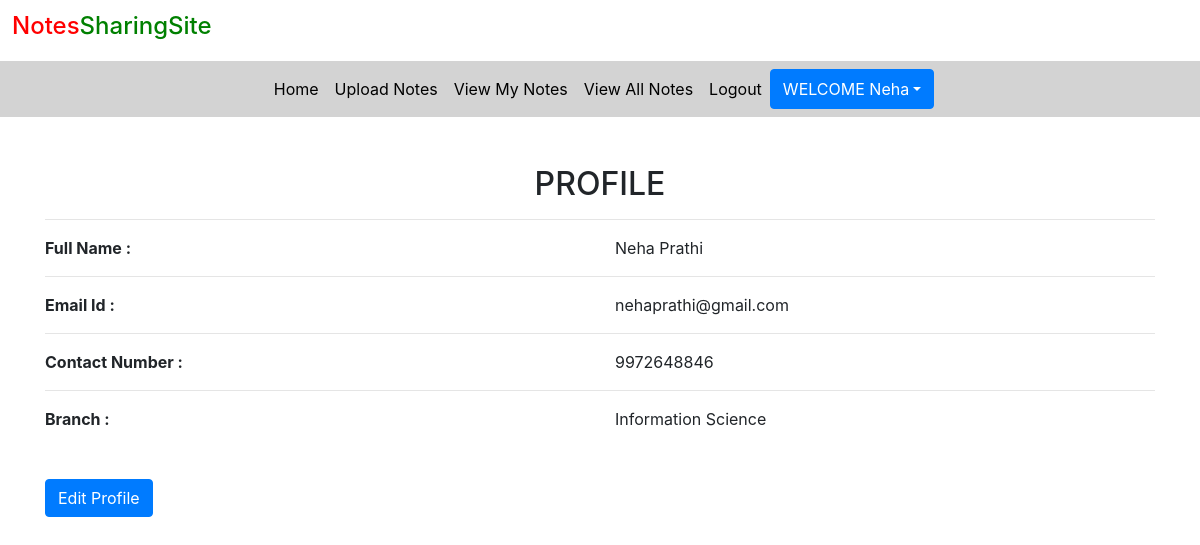
The app's page /profile (signed in) with its own data.
### notes/models.py (models this page shows, shortened)
class Signup(models.Model):
	user=models.ForeignKey(User,on_delete=models.CASCADE)
	contact=models.CharField(max_length=10,null=True
		)
	branch=models.CharField(max_length=30)
	role=models.CharField(max_length=15)

### notes/views.py (the view)
# urls.py: path('profile',profile,name='profile'),
def profile(request):
	if not request.user.is_authenticated:
		return redirect('login')
	user = User.objects.get(id=request.user.id)
	data = Signup.objects.get(user=user)
	d={'data':data,'user':user}
	return render(request,'profile.html',d)

### notes/templates/profile.html
{% extends 'usernavigation.html' %}
{% load static %}
{% block body %}
<div class="container mt-5">
	<h2 class="text-center">PROFILE</h2>
	<HR>
	<div class="row">
		<div class="col-md-6">
			<b>Full Name :</b>
		</div>
		<div class="col-md-6 " style="text-transform: capitalize;">
			{{data.user.first_name}} {{data.user.last_name}}
		</div>
	</div>
	<HR>
	<div class="row">
		<div class="col-md-6">
			<b>Email Id :</b>
		</div>
		<div class="col-md-6 ">
			{{data.user.username}}
		</div>
	</div>
	<HR>
	<div class="row">
		<div class="col-md-6">
			<b>Contact Number :</b>
		</div>
		<div class="col-md-6 " >
			{{data.contact}}
		</div>
	</div>
	<HR>
	<div class="row">
		<div class="col-md-6">
			<b>Branch :</b>
		</div>
		<div class="col-md-6 " >
			{{data.branch}}
		</div>
	</div>
	<a href="{% url 'edit_profile' %}" class="btn btn-primary mt-5" >Edit Profile</a>
</div>
{% endblock%}

### notes/templates/usernavigation.html (shortened to what this page needs)
<html lang="en">
<head>
  {% load static %}
  <link rel="stylesheet" href="https://maxcdn.bootstrapcdn.com/bootstrap/4.3.1/css/bootstrap.min.css">
  <link rel="stylesheet" href="https://use.fontawesome.com/releases/v5.6.3/css/all.css">
  <link rel="stylesheet" href="{% static 'css/mystyle.css'%}">
</head>
<body>
  <h4 style="padding: 1%"><span style="color: red">Notes</span><span style="color: green">SharingSite</span></h4>
<nav class="navbar navbar-expand-sm justify-content-center" style="background-color: lightgrey">
  <ul class="navbar-nav">
    <li class="navbar-item">
      <a href="{% url 'profile' %}" class="nav-link">Home</a>
    </li>
    <li class="navbar-item">
      <a href="{% url 'upload_notes' %}" class="nav-link">Upload Notes</a>
    </li>
    <li class="navbar-item">
      <a href="{% url 'view_mynotes' %}" class="nav-link">View My Notes</a>
    </li>
    <li class="navbar-item">
      <a href="{% url 'viewallnotes' %}" class="nav-link">View All Notes</a>
    </li>
    <li class="navbar-item">
      <a href="{% url 'logout' %}" class="nav-link">Logout</a>
    </li>
    <div class="btn-group ">
      <button type="button" class="btn btn-primary dropdown-toggle" data-toggle="dropdown">WELCOME {{request.user.first_name}}</button>
    </div>
  </ul>
</nav>
</body>
</html>
{% block body %}
{% endblock %}

### notes/static/css/mystyle.css (style rules this page uses)
.nav-link { color: black; }

### records on screen
Signup: user.first_name "Neha", user.last_name "Prathi", user.username "nehaprathi@gmail.com", contact "9972648846", branch "Information Science"

### other values on screen
{{ request.user.first_name }} "Neha"
